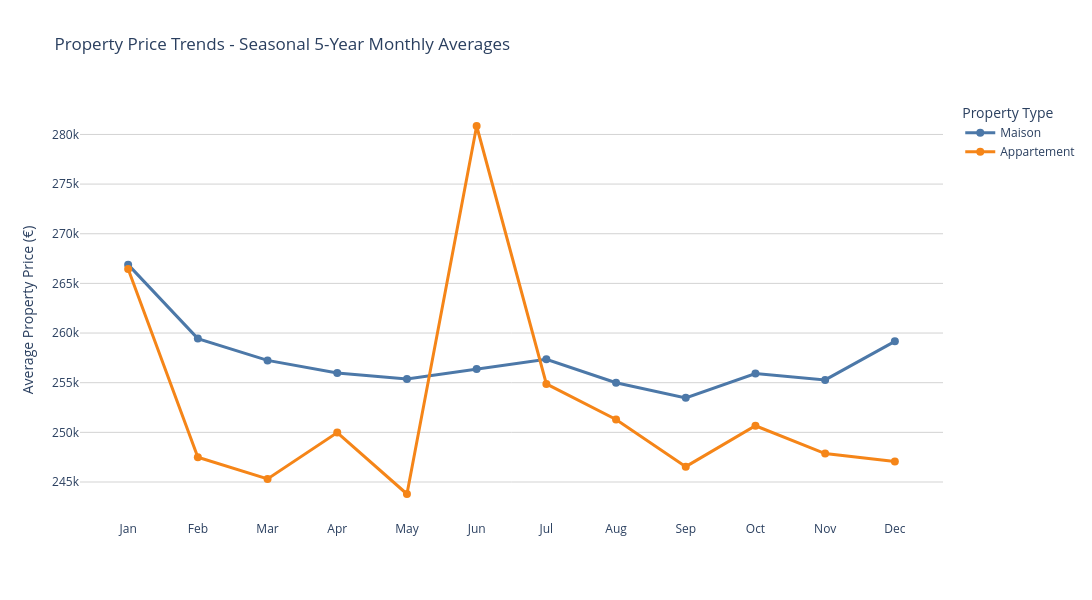

Notebook code for this chart:
### Code cell
import pandas as pd
import plotly.graph_objects as go

# Convert date
df["Date mutation"] = pd.to_datetime(df["Date mutation"], errors="coerce")

# Keep relevant columns and drop missing
df = df.dropna(subset=["Valeur fonciere", "Type local"])

# Optional: remove extreme outliers
df = df[df["Valeur fonciere"] < 2_000_000]

# Filter only Maison & Appartement
df = df[df["Type local"].isin(["Maison", "Appartement"])]

# Extract month names and short names
full_to_short = {
    'January': 'Jan', 'February': 'Feb', 'March': 'Mar', 'April': 'Apr',
    'May': 'May', 'June': 'Jun', 'July': 'Jul', 'August': 'Aug',
    'September': 'Sep', 'October': 'Oct', 'November': 'Nov', 'December': 'Dec'
}
df['Month_Name'] = df['Date mutation'].dt.month_name()
df['Month_Short'] = df['Month_Name'].map(full_to_short)

# Define month order
month_order = ['Jan', 'Feb', 'Mar', 'Apr', 'May', 'Jun', 
               'Jul', 'Aug', 'Sep', 'Oct', 'Nov', 'Dec']

# Compute 5-year monthly averages per property type
monthly_data = {}
for prop_type in ["Maison", "Appartement"]:
    monthly_avg = df[df["Type local"] == prop_type].groupby("Month_Short")["Valeur fonciere"].mean().reset_index()
    monthly_avg['Month_Short'] = pd.Categorical(monthly_avg['Month_Short'], categories=month_order, ordered=True)
    monthly_avg = monthly_avg.sort_values("Month_Short")
    monthly_data[prop_type] = monthly_avg.set_index("Month_Short")["Valeur fonciere"]

# Combine into DataFrame
monthly_df = pd.DataFrame(monthly_data).reindex(month_order)

# Colors for the two types
colors = ['#4C78A8', '#F58518']  # Maison = blue, Appartement = orange

# Plotly figure
fig = go.Figure()
for i, prop_type in enumerate(["Maison", "Appartement"]):
    fig.add_trace(go.Scatter(
        x=monthly_df.index,
        y=monthly_df[prop_type],
        mode='lines+markers',
        name=prop_type,
        line=dict(color=colors[i], width=3),
        marker=dict(size=8),
        hovertemplate=f'<b>{prop_type}</b><br>Month: %{{x}}<br>Avg Price: €%{{y:,.0f}}<extra></extra>'
    ))

fig.update_layout(
    title='Property Price Trends - Seasonal 5-Year Monthly Averages',
    xaxis_title="",
    yaxis_title="Average Property Price (€)",
    hovermode='x unified',
    legend=dict(title="Property Type", yanchor="top", y=1.0, xanchor="left", x=1.02),
    width=1200,
    height=600,
    plot_bgcolor='white',
    font=dict(size=12)
)

fig.update_xaxes(tickangle=0)
fig.update_yaxes(gridcolor='lightgray')

fig.show()

# Optional: print monthly averages table
print("✅ Seasonal 5-Year Monthly Averages (Maison & Appartement):")
print(monthly_df.round(0))

### Figure 1 — Plotly figure (JSON) as saved in the notebook; plotly's stock layout.template omitted (floating-point values rounded to 4 significant figures)
{"data": [{"hovertemplate": "<b>Maison</b><br>Month: %{x}<br>Avg Price: €%{y:,.0f}<extra></extra>", "line": {"color": "#4C78A8", "width": 3}, "marker": {"size": 8}, "mode": "lines+markers", "name": "Maison", "type": "scatter", "x": ["Jan", "Feb", "Mar", "Apr", "May", "Jun", "Jul", "Aug", "Sep", "Oct", "Nov", "Dec"], "y": [266900.0, 259400.0, 257200.0, 256000.0, 255400.0, 256400.0, 257400.0, 255000.0, 253500.0, 255900.0, 255300.0, 259200.0]}, {"hovertemplate": "<b>Appartement</b><br>Month: %{x}<br>Avg Price: €%{y:,.0f}<extra></extra>", "line": {"color": "#F58518", "width": 3}, "marker": {"size": 8}, "mode": "lines+markers", "name": "Appartement", "type": "scatter", "x": ["Jan", "Feb", "Mar", "Apr", "May", "Jun", "Jul", "Aug", "Sep", "Oct", "Nov", "Dec"], "y": [266400.0, 247500.0, 245300.0, 250000.0, 243800.0, 280800.0, 254900.0, 251300.0, 246500.0, 250700.0, 247900.0, 247100.0]}], "layout": {"font": {"size": 12}, "height": 600, "hovermode": "x unified", "legend": {"title": {"text": "Property Type"}, "x": 1.02, "xanchor": "left", "y": 1, "yanchor": "top"}, "plot_bgcolor": "white", "title": {"text": "Property Price Trends - Seasonal 5-Year Monthly Averages"}, "width": 1200, "xaxis": {"tickangle": 0, "title": {"text": ""}}, "yaxis": {"gridcolor": "lightgray", "title": {"text": "Average Property Price (€)"}}}}
